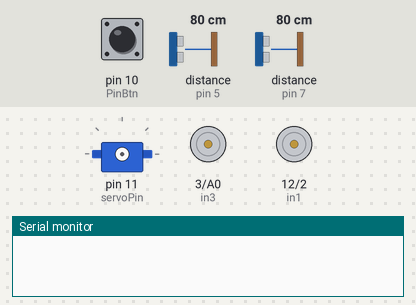
Bench run of a sketch on a simulated Arduino Uno, built with avr-gcc and run on an emulated ATmega328P. On the bench: servo, motor-driver pin pairs drawn as motors (green arrow = first pin HIGH = forward, orange = second pin HIGH = backward, longer = more drive), the last lines printed to the serial monitor. The test bench sets the inputs (shaded band); at power-on: pin 10 (PinBtn) HIGH, distance to the obstacle (sensors on pin 5, pin 7) 80 cm. The echo pulse lasts 58.3 µs per cm.

Above: at 1.0 s.
1.1 s: pin 10 (PinBtn) pulled LOW for 0.15 s
At 1.9 s:
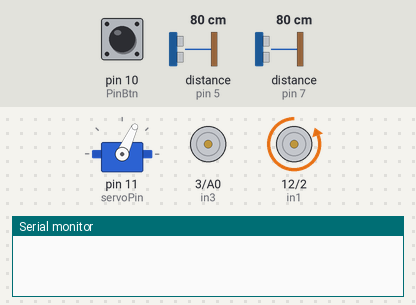
4.1 s: distance to the obstacle (sensor on pin 5) set to 77 cm
7.1 s: distance to the obstacle (sensor on pin 5) set to 69 cm
At 10.0 s:
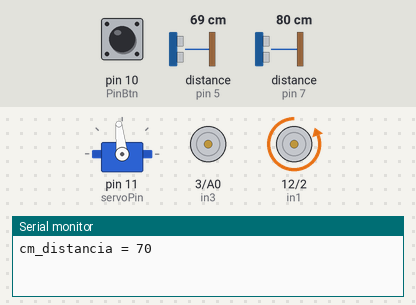
10.1 s: distance to the obstacle (sensor on pin 5) set to 299 cm
At 11.05 s:
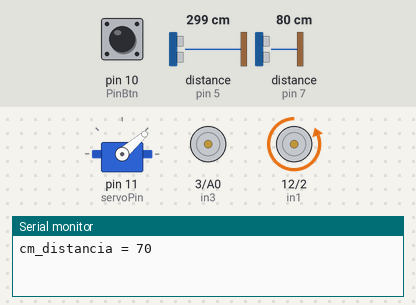
Timing chart, 0 to 14.1 s (numbered marks = the images above; inputs shaded):
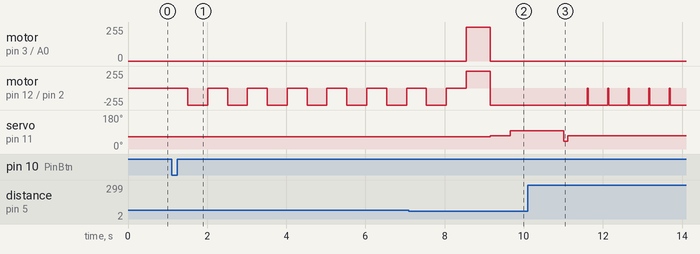

The sketch:

Kinisi_code_2025.ino
```cpp
//librerias
#include <NewPing.h>
#include <Servo.h>
//ultrasonido
#define SONAR_NUM 3 // Number of sensors.
#define MAX_DISTANCE 350 // Maximum distance (in cm) to ping.
long cm_distancia;
long cm_distanciaI;
long cm_distanciaD;
//4,5 Central
//6,7 Derecho
//8,9 Izquierdo
NewPing sonar[SONAR_NUM] = { NewPing(4, 5, MAX_DISTANCE),NewPing(6,7, MAX_DISTANCE),NewPing(8,9, MAX_DISTANCE) };

//servo
int servoPin = 11;
Servo servo1;

//motores
int in1 = 12;// motor1
int in2 = 2;
int in3 = 3; //motor2
int in4 = A0;
int PinBtn=10;

int centro = 65;

//esquinas y vueltas

int sentido=1;
int nro_esquinas=0;
int nro_vueltas;
int esquina;
int DistanciaInicial=0;
int DerechaInicial=0;
int IzquierdaInicial=0;
int DistanciaCruce=70;
void setup() {
//Para el boton
pinMode(PinBtn, INPUT_PULLUP);
while(digitalRead(PinBtn)==HIGH){
  delay(100);
}
Serial.begin(9600); // Open serial monitor at 9600 baud to see ping results.
//motores
pinMode(in1, OUTPUT);
pinMode(in2, OUTPUT);
pinMode(in3, OUTPUT);
pinMode(in4, OUTPUT);
//servo
servo1.attach(servoPin);
//servo1.write(96);
radar_centro(centro);
DistanciaInicial=distancia(0);
delay(200);
cm_distancia = distancia(0);
delay(200);
while(cm_distancia>75){
  adelante();
  delay(500);
  detener();
  cm_distancia = distancia(0);
  delay(500);
 }
 if(distancia(1)<100){
  sentido = -1;
 }
 if(sentido==-1){
   centro = 69;
   DistanciaCruce=80;
 }
 atras();
 delay(600);
 detener();
}

void loop() {
 if(nro_esquinas<12){
  radar_centro(centro);
  adelante();
  delay(500);
  detener();
  cm_distancia = distancia(0);
  //cm_distanciaD = distancia(2);"
  //cm_distanciaI = distancia(1);"
  Serial.print("cm_distancia = ");
  Serial.println(cm_distancia);
  //Serial.print("cm_distanciaI = ");
  //Serial.println(cm_distanciaI);"
  //Serial.println(cm_distanciaD);"

  if (cm_distancia < DistanciaCruce){
   nro_esquinas++;
   if(sentido==1){
    detener();
    radar_derecha();
    adelante();
    delay(880);
    detener();
   }else{
    detener();
    radar_izquierda();
    adelante();
    delay(1351);
    radar_derecha();
    delay(100);
    detener();
   }

  }
 }else{
    detener();
 }
}

long distancia(int i){
  long dista=0;
  while(dista==0){
   dista=sonar[i].ping_cm();
  }
  return dista;
}

void adelante(){
//Adelante
//motor A
digitalWrite(in1, LOW);
digitalWrite(in2, HIGH);
//motor B
//digitalWrite(in3, LOW);
//digitalWrite(in4, HIGH);
}

void atras(){
//Atras
//motor A
digitalWrite(in1, HIGH);
digitalWrite(in2, LOW);
//motor B
digitalWrite(in3, HIGH);
digitalWrite(in4, LOW);
}

void detener(){
//detener
digitalWrite(in1, LOW);
digitalWrite(in2, LOW);
//motor B
digitalWrite(in3, LOW);
digitalWrite(in4, LOW);
}

void radar_centro(int centro){
//Centro
servo1.write(centro);
//delay(100);
}

void radar_derecha(){
//Derecha
servo1.write(41);
//delay(100);
}

void radar_izquierda(){
//Izquierda
servo1.write(96);
//delay(100);
} 
```

Measured:
- the behaviour switches between 75 and 74 cm on distance to the obstacle (sensor on pin 5) (found by bisection; images 1 and 2)
- after the input at 1.1 s, motor on pin 12 (in1) / pin 2 (in2): alternates backward 255/255 for 0.50 s and stopped for 0.51 s, starting after 0.41 s
- after the input at 7.1 s, motor on pin 3 (in3) / A0 (in4): stopped → forward 255/255 after 1.5 s, → stopped 0.60 s later; servo on pin 11 (servoPin): 65° → 69° after 2.1 s, → 96° 0.51 s later
- after the input at 10.1 s, motor on pin 12 (in1) / pin 2 (in2): alternates backward 255/255 for 0.50 s and stopped for 0.02 s, starting after 1.5 s; servo on pin 11 (servoPin): goes on until 11.1 s, then stays 69°
